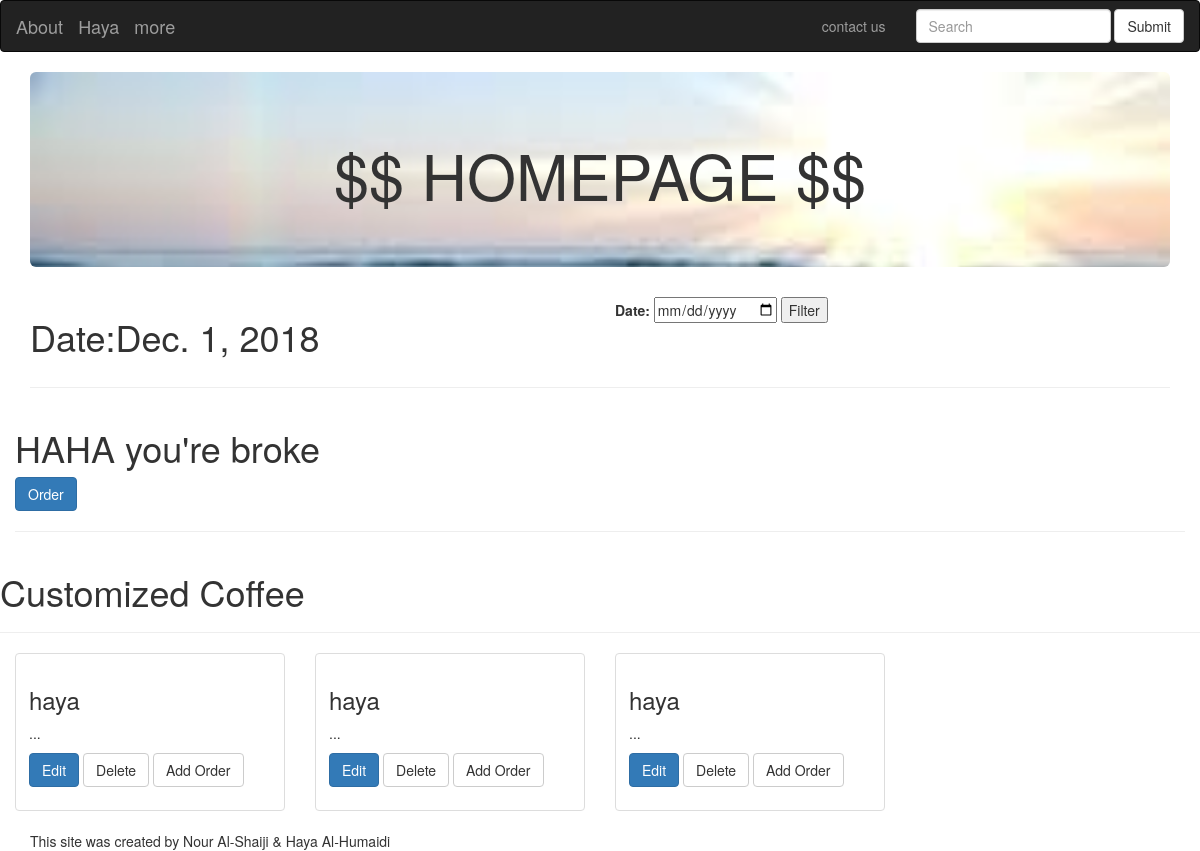
Page /main/home/ (signed in) on the earlier database version.
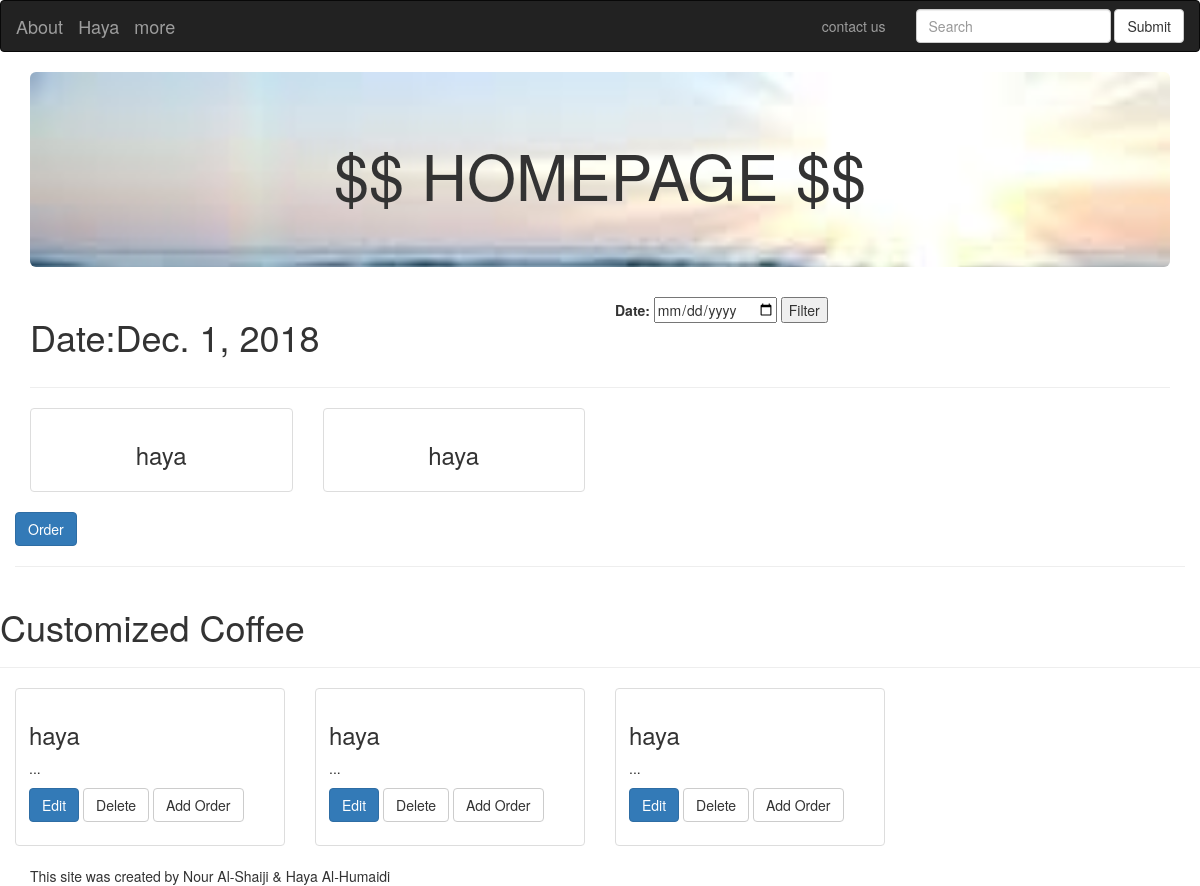
Same page on the later database version.
### main/models.py (models this page shows, shortened)
class Coffee(models.Model):
    user= models.ForeignKey(User)
    name = models.CharField(max_length = 255)
    bean = models.ForeignKey(Bean)
    roast = models.ForeignKey(Roast)
    esspreso_shots = models.PositiveIntegerField(default = 1)
    water = models.FloatField(default = 0)
    steamed_milk = models.BooleanField(default = False)
    foam = models.FloatField(default = 0)
    powder = models.ManyToManyField(Powder, blank=True)
    syrup = models.ManyToManyField(Syrup, blank=True)
    extra_instructions = models.TextField()
    def __str__(self):
        return self.name

class Order(models.Model):
    user = models.ForeignKey(User)
    coffee = models.ForeignKey(Coffee)
    date = models.DateField()

### main/views.py (the view)
def home(request):
    context = {}
    user = request.user
    context['user']=user
    if request.method=="POST":
        form = SearchForm(request.POST)
        if form.is_valid():
            context['form']=form
            date = form.cleaned_data['date']
            context['today']=date
            order_list = Order.objects.filter(user=user, date=date)
            context["order_list"]=order_list
    else:
        form = SearchForm()
        context["form"]=form
        today = datetime.date.today()
        context['today']=today
        order_list = Order.objects.filter(user=user, date=today)
        context['order_list']=order_list
    coffee_list = Coffee.objects.filter(user=user)
    context['coffee_list']=coffee_list
    return render(request, "main/home.html", context)

### main/forms.py
class SearchForm(forms.Form):
    date = forms.DateField(widget = forms.DateInput(attrs={"type":"date"}))

### main/templates/main/home.html (shortened to what this page needs)
{% extends 'main/base.html' %}
{% load crispy_forms_tags %}
{% block header %} $$ HOMEPAGE $$ {% endblock %}
{% block content %}
<div class="row">
 <div class="col col-sm-6">
 <h1>Date:{{today}}</h1>
 </div>
 <div class="col col-sm-6">
 <form class="" action="{% url 'main:home' %}" method="post">
     {{form}}
     <input type="submit" name="" value="Filter">
 </form>
 </div>
</div>
<hr>
  <div class="row">
  {% if order_list %}
    {% for order in order_list %}
      <div class="col-sm-4 col-md-3">
        <div class="thumbnail">
          <div class="caption">
            <h3 class =" text-center">{{order.coffee}}</h3>
          </div>
        </div>
      </div>
    {% endfor %}
  {% else %}
  <h1>HAHA you're broke</h1>
  {% endif %}
</div>
<div class="row">
  <a href="{% url 'main:send_order_email' today.year today.month today.day %}"><div class="btn btn-primary">Order</div></a>
<hr>
<div class="row">
 <h1>Customized Coffee </h1>
 <hr>
 {% for coffee in coffee_list %}
   <div class="col-sm-4 col-md-3">
     <div class="thumbnail">
       <div class="caption">
         <h3>{{coffee}}</h3>
         <p>...</p>
         <p>
           <a href="{% url 'main:editCoffee' coffee_id=coffee.id%}" class="btn btn-primary" role="button">Edit</a>
           <a href="{% url 'main:deleteCoffee' coffee_id=coffee.id%}" class="btn btn-default" role="button">Delete</a>
           <a href="{% url 'main:createOrder' coffee_id=coffee.id%}" class="btn btn-default" role="button">Add Order</a>
         </p>
       </div>
     </div>
   </div>
 {% endfor %}
</div>
{% endblock %}

Differences in the rows shown:
added Order: coffee "haya"
added Order: coffee "haya"
Other differences:
text no longer shown: "HAHA you're broke"
